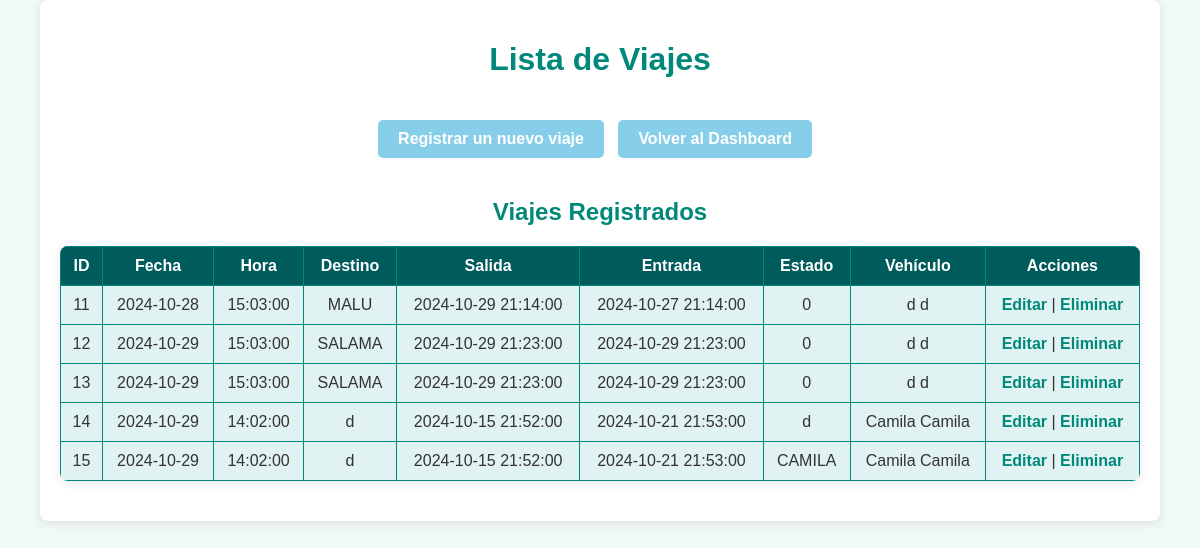
Screenshot of /listar_viajes.php (signed in) with the database file from the repository.
### tables this page shows
CREATE TABLE `registro_viajes` (
  `id_viaje` int(11) NOT NULL,
  `fechaviaje` date DEFAULT NULL,
  `horaviaje` time DEFAULT NULL,
  `destinocamion` varchar(100) DEFAULT NULL,
  `salidavehiculo` datetime DEFAULT NULL,
  `entradavehiculo` datetime DEFAULT NULL,
  `estado` varchar(50) DEFAULT NULL,
  `id_vehiculo` int(11) DEFAULT NULL
);

CREATE TABLE `vehiculos` (
  `id_vehiculo` int(11) NOT NULL,
  `marca` varchar(50) DEFAULT NULL,
  `modelo` varchar(50) DEFAULT NULL,
  `ano` int(11) DEFAULT NULL,
  `estado` varchar(50) DEFAULT NULL,
  `capacidad` int(11) DEFAULT NULL
);

### listar_viajes.php (the view, shortened to what this page needs)
<?php
include 'db.php';
$sql_viajes = "SELECT rv.*, v.marca, v.modelo FROM registro_viajes rv
               JOIN vehiculos v ON rv.id_vehiculo = v.id_vehiculo";
$result_viajes = $conn->query($sql_viajes);
?>
<!DOCTYPE html>
<html lang="es">
<head>
</head>
<body>
    <div class="container">
        <h1>Lista de Viajes</h1>
        <a href="registrar_viaje.php" class="button">Registrar un nuevo viaje</a>
        <a href="dashboard.php" class="button">Volver al Dashboard</a>
        <h2>Viajes Registrados</h2>
        <table>
            <tr>
                <th>ID</th>
                <th>Fecha</th>
                <th>Hora</th>
                <th>Destino</th>
                <th>Salida</th>
                <th>Entrada</th>
                <th>Estado</th>
                <th>Vehículo</th>
                <th>Acciones</th>
            </tr>
            <?php if ($result_viajes && $result_viajes->num_rows > 0): ?>
                <?php while ($viaje = $result_viajes->fetch_assoc()): ?>
                    <tr>
                        <td><?php echo $viaje['id_viaje']; ?></td>
                        <td><?php echo $viaje['fechaviaje']; ?></td>
                        <td><?php echo $viaje['horaviaje']; ?></td>
                        <td><?php echo $viaje['destinocamion']; ?></td>
                        <td><?php echo $viaje['salidavehiculo']; ?></td>
                        <td><?php echo $viaje['entradavehiculo']; ?></td>
                        <td><?php echo $viaje['estado']; ?></td>
                        <td><?php echo $viaje['marca'] . ' ' . $viaje['modelo']; ?></td>
                        <td>
                            <a href="editar_viaje.php?id=<?php echo $viaje['id_viaje']; ?>">Editar</a> |
                            <a href="listar_viajes.php?eliminar=<?php echo $viaje['id_viaje']; ?>"
                               onclick="return confirm('¿Estás seguro de eliminar este viaje?');">Eliminar</a>
                        </td>
                    </tr>
                <?php endwhile; ?>
            <?php else: ?>
                <tr>
                    <td colspan="9" class="no-records">No hay viajes registrados</td>
                </tr>
            <?php endif; ?>
        </table>
    </div>
</body>
</html>

### listar_viajes.php (style rules this page uses)
body { font-family: Arial, sans-serif; background-color: #f0f8f8; color: #333; margin: 0; padding: 0; text-align: center; }
h1, h2 { color: #00897b; }
.container { width: 90%; max-width: 1200px; margin: auto; padding: 20px; background-color: #fff; border-radius: 8px; box-shadow: 0 2px 10px rgba(0, 0, 0, 0.1); }
table { margin: 20px auto; border-collapse: collapse; width: 100%; border-radius: 8px; overflow: hidden; box-shadow: 0 2px 10px rgba(0, 0, 0, 0.1); }
th, td { border: 1px solid #00897b; padding: 10px; text-align: center; }
th { background-color: #005b5c; color: white; }
td { background-color: #e0f2f1; }
a { text-decoration: none; color: #00897b; font-weight: bold; }
.button { display: inline-block; padding: 10px 20px; margin: 20px 10px 20px 0; font-size: 16px; color: white; background-color: #87CEEB; border: none; border-radius: 5px; cursor: pointer; text-decoration: none; }

### rows the page displays
registro_viajes: id_viaje "11", fechaviaje "2024-10-28", horaviaje "15:03:00", destinocamion "MALU", salidavehiculo "2024-10-29 21:14:00", entradavehiculo "2024-10-27 21:14:00", estado "0", id_vehiculo.marca "d", id_vehiculo.modelo "d"
registro_viajes: id_viaje "12", fechaviaje "2024-10-29", horaviaje "15:03:00", destinocamion "SALAMA", salidavehiculo "2024-10-29 21:23:00", entradavehiculo "2024-10-29 21:23:00", estado "0", id_vehiculo.marca "d", id_vehiculo.modelo "d"
registro_viajes: id_viaje "13", fechaviaje "2024-10-29", horaviaje "15:03:00", destinocamion "SALAMA", salidavehiculo "2024-10-29 21:23:00", entradavehiculo "2024-10-29 21:23:00", estado "0", id_vehiculo.marca "d", id_vehiculo.modelo "d"
registro_viajes: id_viaje "14", fechaviaje "2024-10-29", horaviaje "14:02:00", destinocamion "d", salidavehiculo "2024-10-15 21:52:00", entradavehiculo "2024-10-21 21:53:00", estado "d", id_vehiculo.marca "Camila", id_vehiculo.modelo "Camila"
registro_viajes: id_viaje "15", fechaviaje "2024-10-29", horaviaje "14:02:00", destinocamion "d", salidavehiculo "2024-10-15 21:52:00", entradavehiculo "2024-10-21 21:53:00", estado "CAMILA", id_vehiculo.marca "Camila", id_vehiculo.modelo "Camila"
